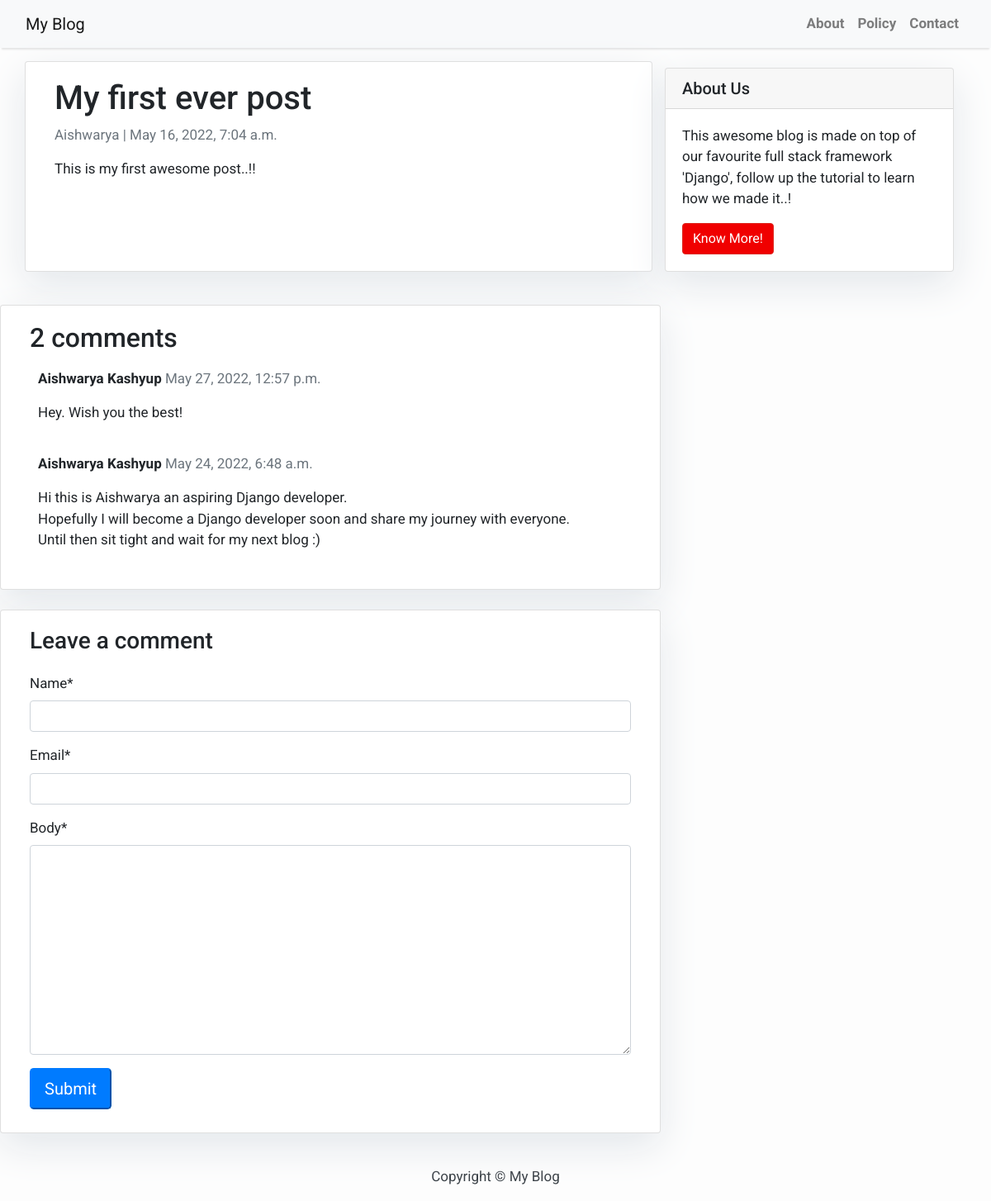
Page /My-first-ever-post/ on the committed database.
### blog/models.py (models this page shows, shortened)
class Post(models.Model):
    title = models.CharField(max_length=200, unique=True)
    slug = models.SlugField(max_length=200, unique=True)
    author = models.ForeignKey(User, on_delete= models.CASCADE, related_name = 'blog_posts')
    updated_on = models.DateTimeField(auto_now=True)
    content = models.TextField()
    created_on = models.DateTimeField(auto_now=True)
    status = models.IntegerField(choices=STATUS, default=0)
    class Meta:
        ordering = ['-created_on']

class Comment(models.Model):
    post = models.ForeignKey(Post, on_delete=models.CASCADE, related_name = 'comments')
    name = models.CharField(max_length=80)
    email = models.EmailField()
    body = models.TextField()
    created_on = models.DateTimeField(auto_now_add = True)
    active = models.BooleanField(default=False)
    class Meta:
        ordering = ['created_on']

### blog/views.py (the view)
# urls.py: path('<slug:slug>/', views.post_detail, name= 'post_detail')
def post_detail(request, slug):
    template_name = 'post_detail.html'
    post = get_object_or_404(Post, slug=slug)
    comments = post.comments.filter(active=True).order_by("-created_on")
    new_comment = None
    if request.method == 'POST':
        comment_form = CommentForm(data=request.POST)
        if comment_form.is_valid():
            new_comment = comment_form.save(commit=False)
            new_comment.post = post
            new_comment.save()
    else:
            comment_form = CommentForm()
    return render(request,
    template_name,
    {'post': post,
    'comments': comments,
    'new_comment': new_comment,
    'comment_form': comment_form}, )

### blog/forms.py
class CommentForm(forms.ModelForm):
    class Meta:
        model = Comment
        fields = ('name', 'email', 'body')

### templates/post_detail.html (shortened to what this page needs)
{% extends 'base.html' %} {% block content %}
{% load crispy_forms_tags %}
<div class="container">
  <div class="row">
    <div class="col-md-8 card mb-4  mt-3 left  top">
      <div class="card-body">
        <h1>{% block title %} {{ post.title }} {% endblock title %} </h1>
        <p class=" text-muted">{{ post.author }} | {{ post.created_on }}</p>
        <p class="card-text ">{{ post.content | safe }}</p>
      </div>
    </div>
    {% block sidebar %} {% include 'sidebar.html' %} {% endblock sidebar %}
  </div>
</div>
<div class = "col-md-8 card mb-4 mt-3">
    <div class="card-body">
        {% with comments.count as total_comments %}
            <h2> {{ total_comments }} comments</h2>
        {% endwith %}
{% for comment in comments %}
<div class="comments" style="padding: 10px;">
    <p class="font-weight-bold">
        {{ comment.name }}
        <span class="text-muted font-weight-normal">
            {{ comment.created_on }}
        </span>
    </p>
    {{ comment.body | linebreaks }}
</div>
{% endfor %}
</div>
</div>
<div class="col-md-8 card mb-4 mt-3">
    <div class="card-body">
        {% if new_comment %}
        <div class="alert alert-success" role="alert">
            Your comment is waiting moderation
        </div>
        {% else %}
            <h3> Leave a comment </h3>
            <form method="=post" style="margin-top: 1.3em;">
            {{ comment_form | crispy}}
            <button type="submit" class="'btn btn-primary btn-lg">Submit</button>
            </form>
        {% endif %}
    </div>
</div>
    {% endblock content %}

### templates/base.html (shortened to what this page needs)
<!DOCTYPE html>
<html>
    <head>
        <link rel="stylesheet" href="https://maxcdn.bootstrapcdn.com/bootstrap/4.0.0/css/bootstrap.min.css"
 />
    </head>
    <body>
        <nav class="navbar navbar-expand-lg navbar-light bg-light shadow" id="mainNav">
            <div class="container-fluid">
                <a class="navbar-brand" href="{% url 'home' %}"> My Blog </a>
                <div class = "collapse navbar-collapse" id="navbarResponsive">
                    <ul class="navbar-nav ml-auto">
                        <li class="nav-item text-black">
                            <a class= "nav-link text-black font-weight-bold" href="#">About</a>
                        </li>
                        <li class="nav-item text-black">
                            <a class="nav-link text-black font-weight-bold"  href="#">Policy</a>
                        </li>
                        <li class="nav-item text-black">
                            <a class="nav-link text-black font-weight-bold" href="#">Contact</a>
                        </li>
                    </ul>
                </div>
            </div>
        </nav>
        {% block content %}{% endblock content %}
        <footer class="py-3 bg-grey">
            <p class="m-0 text-dark text-center">Copyright &copy; My Blog</p>
        </footer>
    </body>
    </html>

### templates/sidebar.html (shortened to what this page needs)
{% block sidebar %}
<div class="col-md-4 float-right">
    <div class="card my-4">
        <h5 class="card-header"> About Us</h5>
        <div class="card-body">
            <p class="card-text"> This awesome blog is made on top of our favourite full stack framework 'Django', follow up the tutorial to learn how we made it..!  </p>
            <a href="https://djangocentral.com/building-a-blog-application-with-django" class="btn btn-danger"> Know More!</a>
        </div>
    </div>
</div>
{% endblock sidebar %}

### templates/base.html (style rules this page uses)
body { font-family : "Roboto", sans-serif; font-size: 17px; background-color: #fdfdfd; }
.shadow { box-shadow: 0 4px 2px -2px rgba(0,0,0,0.1); }
.btn-danger { color: #fff; background-color: #f00000; border-color: #dc281e; }

### templates/sidebar.html (style rules this page uses)
.card { box-shadow: 0 16px 48px #E3E7EB; }

### rows in the picture
Post: title "My first ever post", author "Aishwarya", created_on "May 16, 2022, 7:04 a.m.", content "This is my first awesome post..!!"
Comment: name "Aishwarya Kashyup", created_on "May 27, 2022, 12:57 p.m.", body "Hey. Wish you the best!"
Comment: name "Aishwarya Kashyup", created_on "May 24, 2022, 6:48 a.m.", body "Hi this is Aishwarya an aspiring Django developer. Hopefully I will become a Django developer soon and share my journey with everyone. Until then sit tight and wait for my next blog :)"

### other values in the picture
{{ total_comments }} "2"
